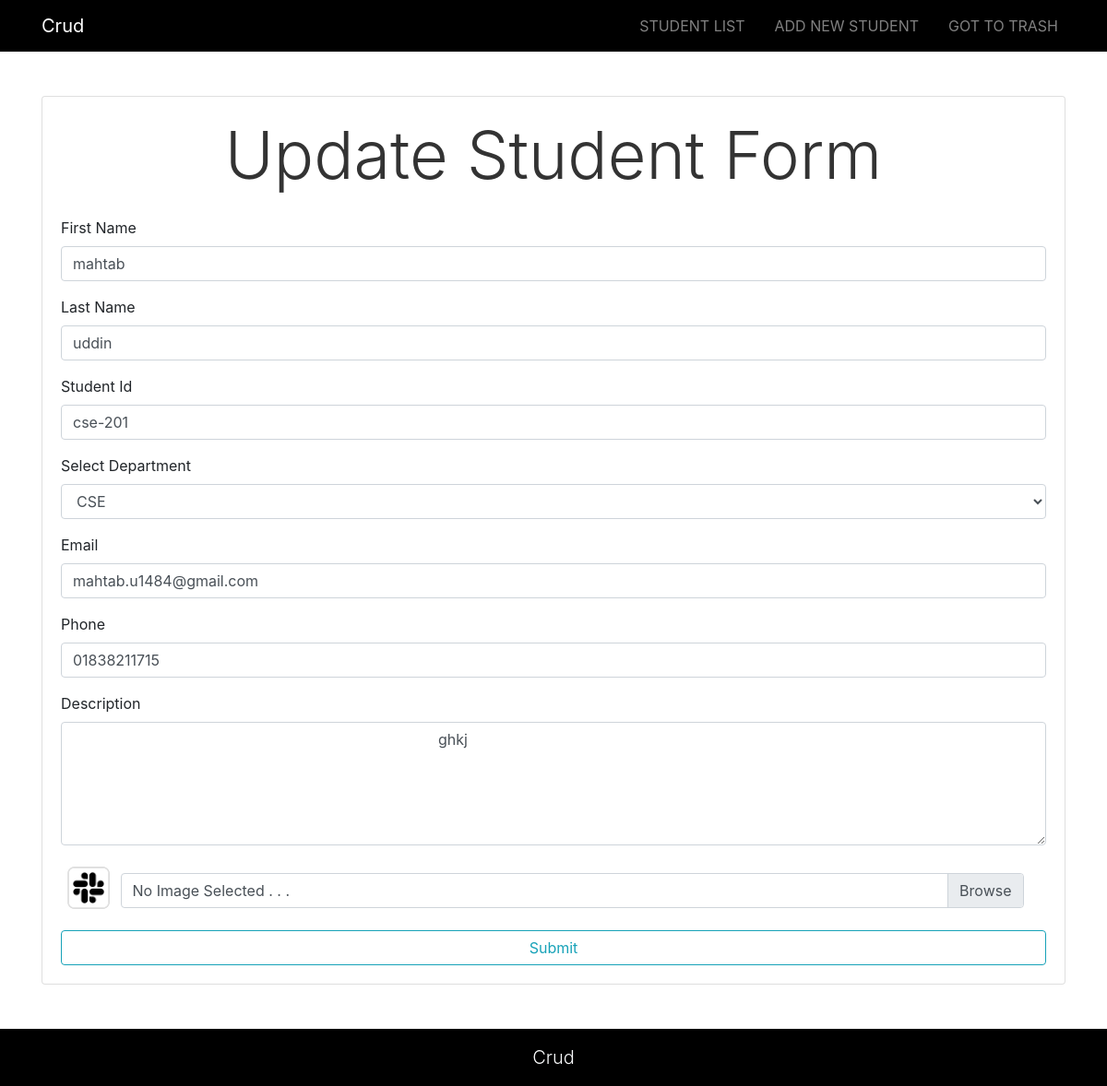
Page /edit.php?stId=13 on the committed database.
### tables this page shows
CREATE TABLE `student` (
  `id` int(11) NOT NULL,
  `firstName` varchar(255) DEFAULT NULL,
  `lastName` varchar(255) DEFAULT NULL,
  `studentId` varchar(255) DEFAULT NULL,
  `email` varchar(255) DEFAULT NULL,
  `phone` varchar(255) DEFAULT NULL,
  `area` mediumtext DEFAULT NULL,
  `image` varchar(255) DEFAULT NULL,
  `dep` int(11) DEFAULT NULL,
  `is_deleted` tinyint(4) NOT NULL DEFAULT 0
);

CREATE TABLE `department` (
  `id` int(11) NOT NULL,
  `dep` varchar(255) DEFAULT NULL
);

### lib/Database.php (called while the page is built, shortened)
<?php
Class Database{
    public $host   = DB_HOST;
    public $user   = DB_USER;
    public $pass   = DB_PASS;
    public $dbname = DB_NAME;
    public $link;
    private function connectDB(){
        $this->link = new mysqli($this->host, $this->user, $this->pass,
            $this->dbname);
    }
    public function select($query){
        $result = $this->link->query($query) or die($this->link->error.__LINE__);
        if($result->num_rows > 0){
            return $result;
        } else {
            return false;
        }
    }
}

### classes/Student.php (called while the page is built, shortened)
<?php
$filepath = realpath(dirname(__FILE__));
include_once $filepath."/../lib/Database.php";
?>
<?php
class student
{
    private $db;
    public function __construct()
    {
        $this->db = new Database();
    }
    public function getStudentById($id)
    {
        $query = "select * from student where id = '$id'";
        $result = $this->db->select($query);
        return $result;
    }
    public function getAllDep(){
        $query = "select * from department";
        $result = $this->db->select($query);
        return $result;
    }
}

### edit.php (the view, shortened to what this page needs)
<?php
include_once "inc/header.php";
include_once "lib/Database.php";
include_once "classes/Student.php";
?>
<?php
if (!isset($_REQUEST['stId']) || $_REQUEST['stId'] == NULL){
    header("location:studentList.php");
}
else{
    $id = $_REQUEST['stId'];
}
?>
<?php
$st = new Student();
?>
<section id="contact" class="py-5">
    <div class="container">
        <div class="row">
            <div class="col-md-12">
                <div class="card">
                    <div class="card-body">
                        <h4 class="text-center display-3">Update Student Form </h4>
                        <div class="mt-4">
                            <?php
                            $getSt = $st->getStudentById($id);
                            if ($getSt){
                            while ($value = $getSt->fetch_assoc()) {
                                ?>
                                <form action="" method="post" enctype="multipart/form-data">
                                    <div class="form-group">
                                        <label for="firstname">First Name</label>
                                        <input type="text" name="firstName" id="firstname" value="<?= $value['firstName'] ?>"
                                               class="form-control">
                                    </div>
                                    <div class="form-group">
                                        <label for="lastname">Last Name</label>
                                        <input type="text" name="lastName" id="lastname" value="<?= $value['lastName'] ?>"
                                               class="form-control">
                                    </div>
                                    <div class="form-group">
                                        <label for="stdId">Student Id</label>
                                        <input type="text" name="studentId" id="stdId" value="<?= $value['studentId'] ?>"
                                               class="form-control">
                                    </div>
                                    <div class="form-group">
                                        <label for="dep">Select Department</label>
                                        <select name="dep" id="dep" class="form-control">
                                            <?php
                                            $getDep = $st->getAllDep();
                                            if ($getDep) {
                                            while ($result = $getDep->fetch_assoc()) {
                                                ?>
                                                <option
                                                    <?php
                                                    if ($value['dep'] == $result['id']) {
                                                        ?>
                                                        selected="selected"
                                                    <?php }
                                                    ?>
                                                        value="<?= $result['id'] ?>"> <?= $result['dep']; ?>
                                                </option>
                                                <?php
                                            } }
                                            ?>
                                        </select>
                                    </div>
                                    <div class="form-group">
                                        <label for="email">Email </label>
                                        <input type="email" name="email" id="email" value="<?= $value['email'] ?>"
                                               class="form-control">
                                    </div>
                                    <div class="form-group">
                                        <label for="phone">Phone</label>
                                        <input type="number" name="phone" id="phone" value="<?= $value['phone'] ?>"
                                               class="form-control">
                                    </div>
                                    <div class="form-group">
                                        <label for="area">Description</label>
                                        <textarea type="text" rows="5" name="area" id="area" class="form-control">
                                            <?= $value['area'] ?>
                                        </textarea>
                                    </div>
                                    <div class="form-group">
                                        <img src="<?= $value['image'] ?>" height="40px" width="60px" alt="">
                                        <div class="custom-file col-md-11">
                                            <label class="custom-file-label" for="uploadImg">No Image Selected . . .</label>
                                        </div>
                                    </div>
                                    <input type="submit" value="Submit" name="submit"
                                           class=" btn btn-outline-info btn-block">
                                </form>
                                <?php
                            }
                            }
                            ?>
                        </div>
                    </div>
                </div>
            </div>
        </div>
    </div>
</section>
<?php
include_once "inc/footer.php";
?>

### rows in the picture
student: firstName "mahtab", lastName "uddin", studentId "cse-201", dep "CSE", email "mahtab.u1484@gmail.com", phone "01838211715", area "ghkj", image (picture)
